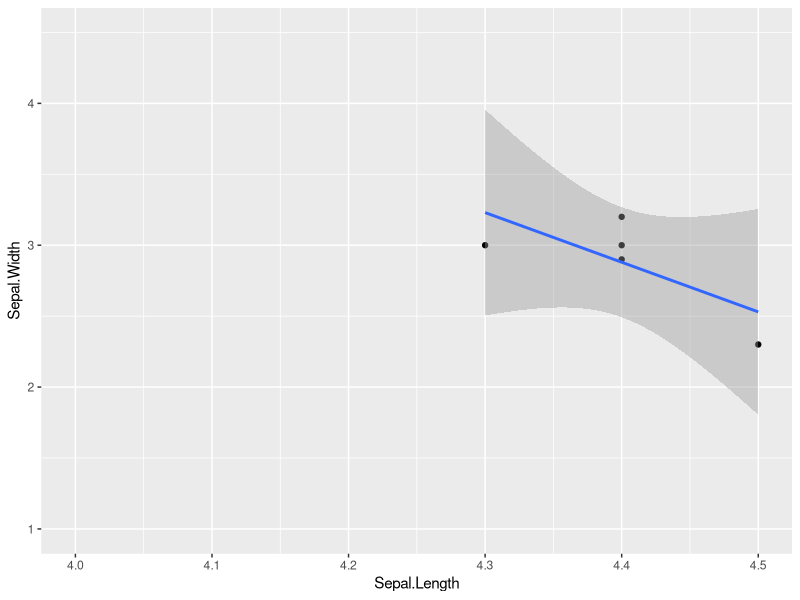

This figure's R source:
library(tidyverse)


head(iris)


iris_setosa <- iris %>%  filter(Species == "setosa")

ggplot(data=iris_setosa, mapping=aes(x=Sepal.Length,y=Sepal.Width))+
  geom_point()+
  stat_smooth(method="lm")+#confidence interval:se =TRUE
  xlim(4,4.5)+
  ylim(1,4.5)
?stat_smooth

#In the context of the R lm (linear model) function, ~1 represents a model with only an intercept term and no predictor variables. Let's break down what this means:
ml<-lm(data=iris_setosa, formula=Sepal.Length ~1 +Sepal.Width)

summary(ml)
